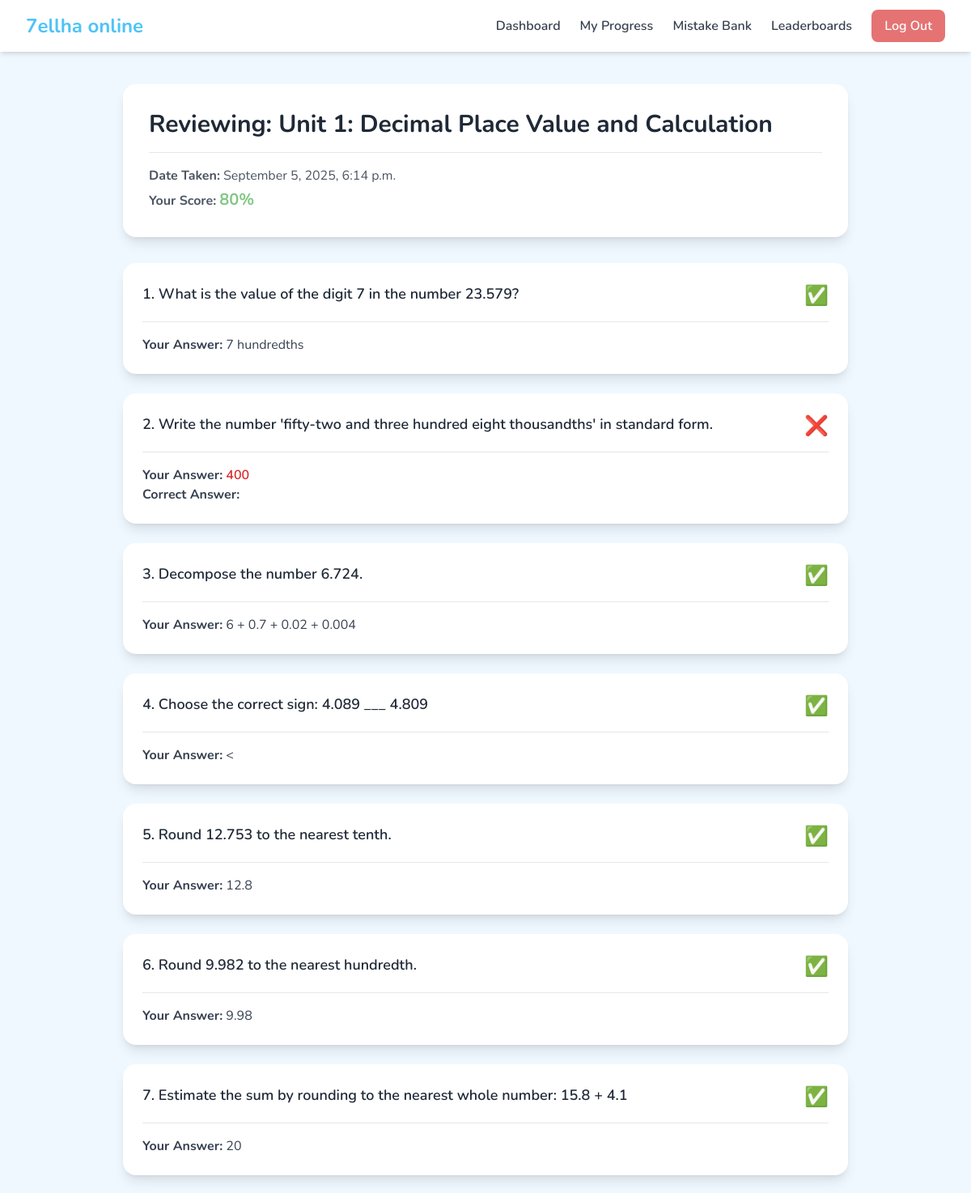
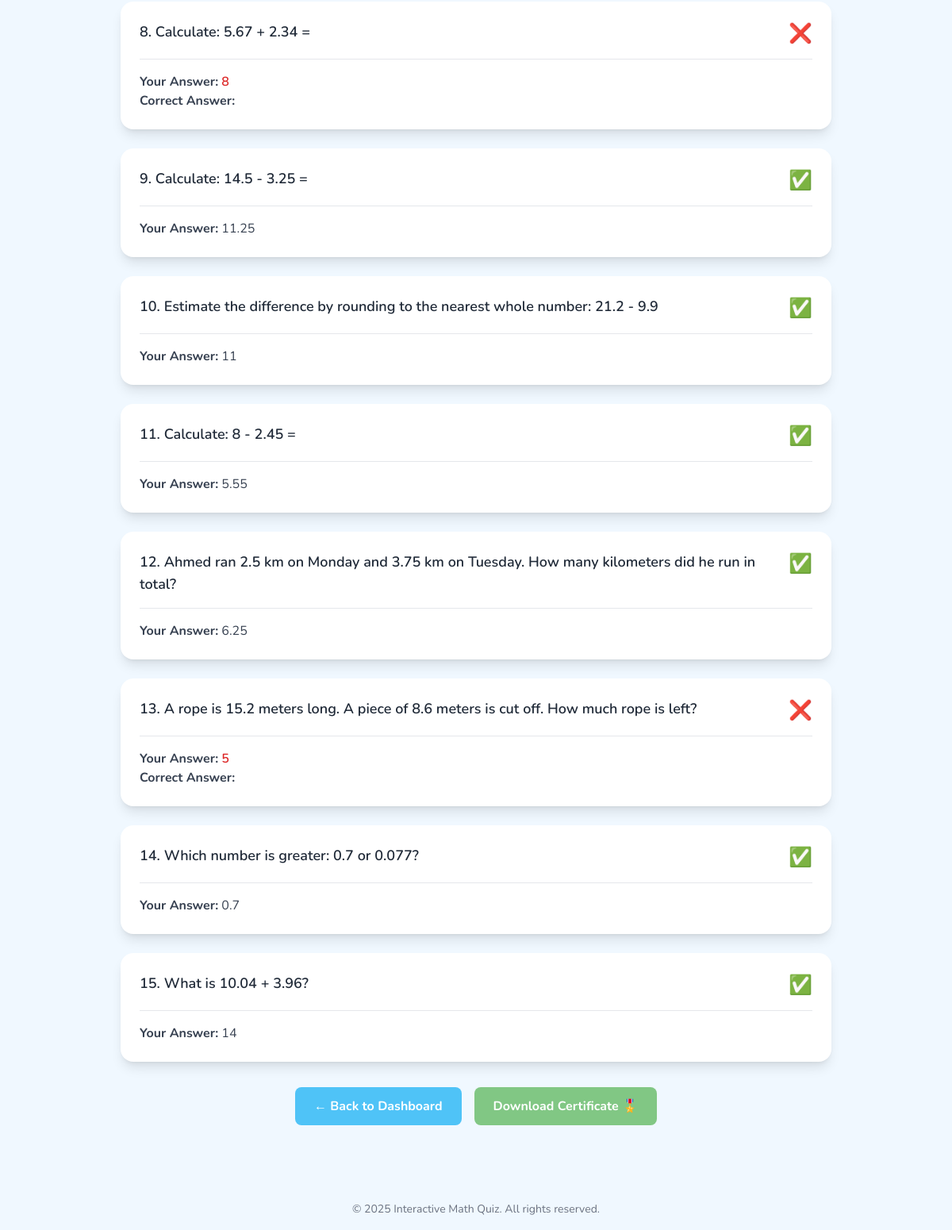
The page /quizzes/unit/17/take/ (signed in) on the database its author committed (2 pictures, top to bottom).
### apps/quizzes/models.py (models this page shows, shortened)
class QuizResult(models.Model):
    student = models.ForeignKey(settings.AUTH_USER_MODEL, on_delete=models.CASCADE)
    unit = models.ForeignKey(Unit, on_delete=models.CASCADE)
    score = models.FloatField(null=True, blank=True)
    start_time = models.DateTimeField(auto_now_add=True)
    completed_at = models.DateTimeField(null=True, blank=True)
    time_taken_seconds = models.PositiveIntegerField(null=True, blank=True)

class Question(models.Model):
    class QuestionType(models.TextChoices):
        MULTIPLE_CHOICE = 'MCQ', _('Multiple Choice (Text)')
        IMAGE_CHOICE = 'MCQI', _('Multiple Choice (Image)')
        TRUE_FALSE = 'TF', _('True/False')
        SHORT_ANSWER = 'SA', _('Short Answer')
        FILL_IN_THE_BLANK = 'FITB', _('Fill in the Blank')
        MATCHING = 'MATCH', _('Matching (Text)')
        MATCHING_IMAGE = 'MATI', _('Matching (Image/Mixed)')
    unit = models.ForeignKey(Unit, on_delete=models.CASCADE, related_name='questions')
    question_text = models.CharField(_('Question Text'), max_length=500, help_text="For Fill in the Blank, use '___'. For Matching, describe the task, e.g., 'Match the number to the image.'")
    question_type = models.CharField(_('Question Type'), max_length=5, choices=QuestionType.choices)
    order = models.PositiveIntegerField(_('Order'), default=1)

class Answer(models.Model):
    question = models.ForeignKey(Question, on_delete=models.CASCADE, related_name='answers')
    answer_text = models.CharField(_('Answer Text'), max_length=500, blank=True, null=True, help_text="Use for text-based answers (MCQ, TF, SA, FITB).")
    answer_image = models.ImageField(_('Answer Image'), upload_to='answer_images/', blank=True, null=True, help_text="Use for image-based choice questions (MCQI).")
    is_correct = models.BooleanField(_('Is Correct'), default=False)
    def __str__(self):
        if self.answer_text:
            return self.answer_text
        elif self.answer_image:
            return self.answer_image.url
        return f"Answer for {self.question.id}"

class StudentAnswer(models.Model):
    quiz_result = models.ForeignKey(QuizResult, on_delete=models.CASCADE, related_name='student_answers')
    question = models.ForeignKey(Question, on_delete=models.CASCADE)
    selected_answer = models.ForeignKey(Answer, on_delete=models.CASCADE, null=True, blank=True)
    text_answer = models.CharField(max_length=500, blank=True, null=True)
    matching_answer = models.JSONField(blank=True, null=True)
    is_correct = models.BooleanField(default=False)

### apps/academics/models.py (models this page shows, shortened)
class Unit(models.Model):
    grade = models.ForeignKey(Grade, on_delete=models.CASCADE, related_name='units')
    title = models.CharField(_('Title'), max_length=200)
    description = models.TextField(_('Description'), blank=True, null=True)
    unit_number = models.PositiveIntegerField(_('Unit Number'), default=1)
    duration_minutes = models.PositiveIntegerField(
        _('Quiz Duration (minutes)'),
        default=10,
        help_text="Set the time limit for this unit's quiz in minutes."
    )
    is_published = models.BooleanField(
    default=False,
    help_text="Check this box to make the unit visible to students.")
    class Meta:
        verbose_name = _('Unit')
        verbose_name_plural = _('Units')
        ordering = ['grade', 'unit_number']

### apps/quizzes/views.py (the view, shortened to what this page needs)
# urls.py: path('unit/<int:unit_id>/take/', take_quiz_view, name='take_quiz'),
@login_required
def take_quiz_view(request, unit_id):
    unit = get_object_or_404(Unit, id=unit_id, grade=request.user.grade, is_published=True)
    completed_attempt = QuizResult.objects.filter(
        student=request.user,
        unit=unit,
        completed_at__isnull=False
    ).first()
    if completed_attempt:
        detailed_answers = []
        student_answers_qs = completed_attempt.student_answers.select_related('question', 'selected_answer').order_by('question__order')
        for sa in student_answers_qs:
            detailed_answers.append({'question': sa.question, 'student_answer': sa.text_answer or sa.selected_answer, 'is_correct': sa.is_correct})
        context = {
            'quiz_result': completed_attempt,
            'detailed_answers': detailed_answers,
        }
        return render(request, 'quizzes/quiz_review.html', context)

### apps/core/templates/quizzes/quiz_review.html (shortened to what this page needs)
{% extends "base.html" %}
{% block content %}
<div class="max-w-4xl mx-auto">
    <div class="bg-white rounded-2xl shadow-lg p-8 mb-8">
        <h1 class="text-3xl font-bold text-gray-800">Reviewing: {{ quiz_result.unit.title }}</h1>
        <div class="mt-4 border-t pt-4 text-gray-600 space-y-1">
            <p><strong>Date Taken:</strong> {{ quiz_result.completed_at|date:"F j, Y, P" }}</p>
            <p><strong>Your Score:</strong>
                <span class="font-bold text-xl {% if quiz_result.score >= 80 %}text-brand-green{% elif quiz_result.score >= 50 %}text-brand-light-blue{% else %}text-brand-red{% endif %}">
                    {{ quiz_result.score|floatformat:0 }}%
                </span>
            </p>
        </div>
    </div>
    <div class="space-y-6">
        {% for detail in detailed_answers %}
        <div class="bg-white rounded-2xl shadow-lg p-6">
            <div class="flex justify-between items-start">
                <p class="text-lg font-semibold text-gray-800">{{ forloop.counter }}. {{ detail.question.question_text|safe }}</p>
                <span class="text-2xl">{% if detail.is_correct %}✅{% else %}❌{% endif %}</span>
            </div>
            <div class="mt-4 border-t pt-4">
                {% if detail.question.question_type in 'MCQ,TF,SA,FITB' %}
                    <p class="text-gray-700"><strong>Your Answer:</strong> <span class="{% if not detail.is_correct %}text-red-600 font-semibold{% endif %}">{{ detail.student_answer }}</span></p>
                    {% if not detail.is_correct %}<p class="text-gray-700"><strong>Correct Answer:</strong> </p>{% endif %}
                {% endif %}
            </div>
        </div>
        {% endfor %}
    </div>
    <div class="mt-8 text-center flex flex-col sm:flex-row justify-center items-center gap-4">
        <a href="{% url 'academics:unit_list' %}" class="px-6 py-3 bg-brand-light-blue text-white font-bold rounded-lg">
            &larr; Back to Dashboard
        </a>
        {% if quiz_result.score >= 80 %}
        <a href="{% url 'quizzes:certificate' result_id=quiz_result.id %}" class="px-6 py-3 bg-brand-green text-white font-bold rounded-lg">
            Download Certificate 🎖️
        </a>
        {% endif %}
    </div>
</div>
{% endblock %}

### apps/core/templates/base.html (style rules this page uses)
body { font-family: 'Nunito', sans-serif; background-color: #f0f8ff; }
.bg-brand-light-blue { background-color: #4fc3f7; }
.bg-brand-green { background-color: #81c784; }
.text-brand-green { color: #81c784; }

### rows shown on the page
QuizResult: unit "Unit 1: Decimal Place Value and Calculation", completed_at "September 5, 2025, 6:14 p.m.", score "80"
Question: question.question_text "What is the value of the digit 7 in the number 23.579?", student_answer "7 hundredths"
Question: question.question_text "Write the number 'fifty-two and three hundred eight thousandths' in standard form.", student_answer "400"
Question: question.question_text "Decompose the number 6.724.", student_answer "6 + 0.7 + 0.02 + 0.004"
Question: question.question_text "Choose the correct sign: 4.089 ___ 4.809", student_answer "<"
Question: question.question_text "Round 12.753 to the nearest tenth.", student_answer "12.8"
Question: question.question_text "Round 9.982 to the nearest hundredth.", student_answer "9.98"
Question: question.question_text "Estimate the sum by rounding to the nearest whole number: 15.8 + 4.1", student_answer "20"
Question: question.question_text "Calculate: 5.67 + 2.34 =", student_answer "8"
Question: question.question_text "Calculate: 14.5 - 3.25 =", student_answer "11.25"
Question: question.question_text "Estimate the difference by rounding to the nearest whole number: 21.2 - 9.9", student_answer "11"
Question: question.question_text "Calculate: 8 - 2.45 =", student_answer "5.55"
Question: question.question_text "Ahmed ran 2.5 km on Monday and 3.75 km on Tuesday. How many kilometers did he run in total?", student_answer "6.25"
Question: question.question_text "A rope is 15.2 meters long. A piece of 8.6 meters is cut off. How much rope is left?", student_answer "5"
Question: question.question_text "Which number is greater: 0.7 or 0.077?", student_answer "0.7"
Question: question.question_text "What is 10.04 + 3.96?", student_answer "14"
